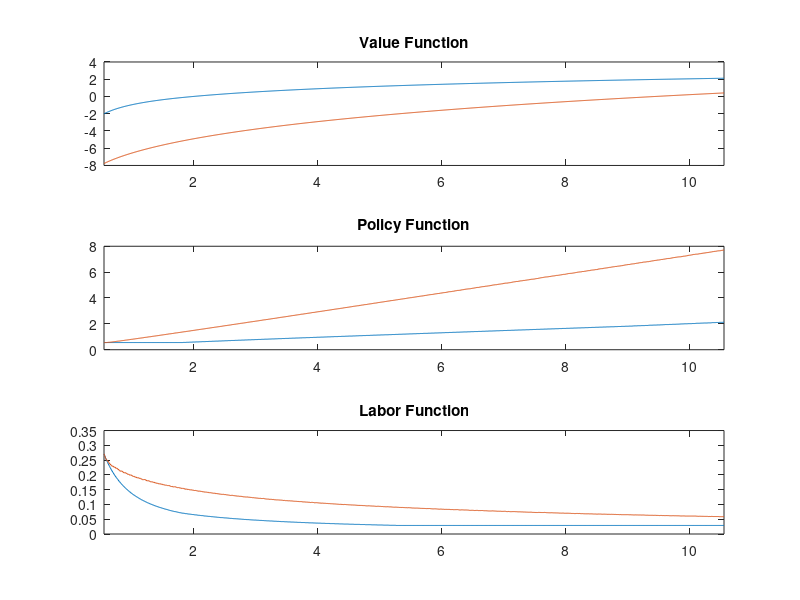
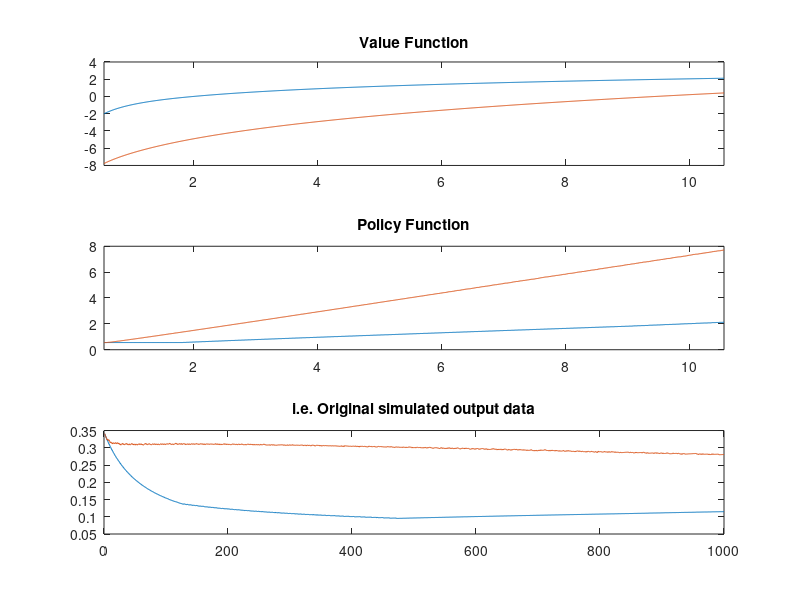

These figures' MATLAB source, in order: (Note: this script raises an error after producing the figures.)
% Weimin Zhou
% Due: 17, Oct, 2018
% This file is to add a labor choice, and redo item 1.
% =======================================================================
clear;clf;close all; cd '~/Desktop/PS4/Q2';  % in order to save png
disp('Solving deterministic version without labor choice by value function iterations')
%% 1. Add productivity shcoks: 1.01 and 1/1.01 with mean equals to one.
% plot value function which contains labor choice.
% ====================================

aalpha = 0.321;           % Elasticity of output w.r.t. capital
bbeta  = 0.988;          % Discount factor
ddelta = .031;          % Depreciation
kappa = 5.24;
nu = 2.0;

%Grid Points
nGridCapital = 1000;
nGridLabor= 1000;

% Productivity values
vProductivity = [1.01; 1/1.01;]';

% Transition matrix
mTransition   = [1/5, 0;
                 0, 4/5];
             
% Steady State
laborSteadyState = 0.2890; %FROM PSQ1_2.m
capitalSteadyState = ((1/bbeta-1+ddelta)/(aalpha*laborSteadyState^(1-aalpha)))^(1/(aalpha-1));
outputSteadyState = capitalSteadyState^aalpha*laborSteadyState^(1-aalpha);
consumptionSteadyState = outputSteadyState-capitalSteadyState*ddelta;

% We generate the grid of capital
vGridCapital = linspace(0.1*capitalSteadyState,1.9*capitalSteadyState,nGridCapital);
vGridLabor=linspace(0.1*laborSteadyState,1.9*laborSteadyState,nGridLabor);
nGridProductivity = length(vProductivity);

% initializing
mOutput           = zeros(nGridCapital,nGridLabor,nGridProductivity);
mValueFunction  = zeros(nGridCapital,nGridProductivity);
%mValueFunction    = ones(nGridCapital,nGridProductivity)*(log(consumptionSteadyState)-kappa*laborSteadyState^(1+1/nu)/(1+1/nu));
mValueFunctionNew = zeros(nGridCapital,nGridProductivity);
mPolicyFunction   = zeros(nGridCapital,nGridProductivity);
mLaborFunction    = zeros(nGridCapital,nGridProductivity);
expectedValueFunction = zeros(nGridCapital,nGridProductivity);

for nCapital=1:nGridCapital
    for nLabor=1:nGridLabor
        for nProductivity=1:nGridProductivity
            mOutput(nCapital,nLabor,nProductivity) = (vGridCapital(nCapital))^aalpha*...
                vProductivity(nProductivity)*(vGridLabor(nLabor))^(1-aalpha);
        end
    end
end

% iteration
tic 
maxDifference = 100.0;
tolerance = 0.00001;
iteration = 0;

while (maxDifference>tolerance)  
%while (iteration<210)
    
    expectedValueFunction = mValueFunction*mTransition';
    
    if (mod(iteration,10)==0 || iteration ==1)
        
    for nProductivity = 1:nGridProductivity
        
        % We start from previous choice (monotonicity of policy function)
        gridCapitalNextPeriod = 1;
        
        for nCapital = 1:nGridCapital
                        
            valueHighSoFar = -1000.0;
            capitalChoice  = vGridCapital(1);
            gridLabor=1;
            
            for nCapitalNextPeriod = gridCapitalNextPeriod:nGridCapital
                
                valueHighSoFar1=-1000.0;
                
                for nLabor = gridLabor:nGridLabor
                    
                consumption = mOutput(nCapital,nLabor,nProductivity)-vGridCapital(nCapitalNextPeriod)+vGridCapital(nCapital)*(1-ddelta);
                valueProvisional =log(consumption)-kappa*vGridLabor(nLabor)^(1+1/nu)/(1+1/nu)+...
                bbeta*expectedValueFunction(nCapitalNextPeriod,nProductivity);              
                
                if (valueProvisional>valueHighSoFar1)
                    valueHighSoFar1=valueProvisional;
                    gridLabor=nLabor;
                    laborChoice=vGridLabor(nLabor);
                else
                    break;
                end
                
                end
                      
                if (valueProvisional>valueHighSoFar)
                    valueHighSoFar = valueProvisional;
                    capitalChoice = vGridCapital(nCapitalNextPeriod);
                    gridCapitalNextPeriod = nCapitalNextPeriod;
                else
                    break; % Imposed improvements to speed up
                end    
                  
            end
            
            mValueFunctionNew(nCapital,nProductivity) = valueHighSoFar;
            mPolicyFunction(nCapital,nProductivity) = capitalChoice;
            mLaborFunction(nCapital,nProductivity)=laborChoice;
            mGridPolicyFunction(nCapital,nProductivity)=gridCapitalNextPeriod;
        end
    end
    
    else
             for nProductivity = 1:nGridProductivity
                
                 for nCapital=1:nGridCapital
                
                consumption = (vGridCapital(nCapital))^aalpha*vProductivity(nProductivity)*...
                    (mLaborFunction(nCapital,nProductivity))^(1-aalpha)-mPolicyFunction(nCapital,nProductivity)+...
                    vGridCapital(nCapital)*(1-ddelta); % ct = yt - kp + (1-delta)*kt
                
                gridCapitalNextPeriod1=mGridPolicyFunction(nCapital,nProductivity);
                
                mValueFunctionNew(nCapital,nProductivity)=log(consumption)-...
                    kappa*mLaborFunction(nCapital,nProductivity)^(1+1/nu)/(1+1/nu)+ ...
                    bbeta*expectedValueFunction(gridCapitalNextPeriod1,nProductivity);
                 end
            end
    end  
    
    maxDifference = max(max(abs(mValueFunctionNew-mValueFunction)));
    mValueFunction = mValueFunctionNew;
    
    iteration = iteration+1;
    if (mod(iteration,10)==0 || iteration ==1)
        fprintf(' Iteration = %d, Sup Diff = %2.8f\n', iteration, maxDifference); 
    end
           
end

disp('Value Function Iterations for the growth model are completed.')
toc
disp('.')
disp('Number of iterations:'); 
disp(iteration-1)
%% Plot
figure(1)
subplot(3,1,1)
plot(vGridCapital,mValueFunction)
xlim([vGridCapital(1) vGridCapital(nGridCapital)])
title('Value Function')

subplot(3,1,2)
plot(vGridCapital,mPolicyFunction)
xlim([vGridCapital(1) vGridCapital(nGridCapital)])
title('Policy Function')

subplot(3,1,3)
plot(vGridCapital,mLaborFunction)
xlim([vGridCapital(1) vGridCapital(nGridCapital)])
title('Labor Function')
saveas(gcf,'21.png')
%% 2. Simulated Economy
% tricks I use: make transition function more diverse, and we could see the
% mean is still close to one, but the graph can give difference between two
% different shocks.

% compare the logged and HP-filtered variance of y, c, i, k, w, w*h/y and h in the model, 
% their persistence, and their co-movement with output. 
% Compare them to the data. Is this a good model to understand business cycle fluctuations?


y = mPolicyFunction.^aalpha.*mLaborFunction.^(1-aalpha);
k = mPolicyFunction;
h = mLaborFunction;

for nProductivity = 1:nGridProductivity
                
    for nCapital=1:nGridCapital
                
      consumption(nCapital,nProductivity) = (vGridCapital(nCapital))^aalpha*vProductivity(nProductivity)*...
                    (mLaborFunction(nCapital,nProductivity))^(1-aalpha)-mPolicyFunction(nCapital,nProductivity)+...
                    vGridCapital(nCapital)*(1-ddelta); % ct = yt - kp + (1-delta)*kt


   end
end

c = consumption;
invest = y - c;
logy = log(y);
var(logy); %logged variance
logk = log(k);
var(logk); %logged variance
logh = log(h);
var(logh); %logged variance
logc = log(c);
var(logc); %logged variance
loginvest = log(invest);
var(loginvest); %logged variance
disp('---------------')
disp('logged variance of some variables in the model for good shock')
disp('    output       capital    hours   consumption      investment  ')
disp([var(logy(:,1)), var(logk(:,1)), var(logh(:,1)), var(logc(:,1)), var(loginvest(:,1))])
disp('logged variance of some variables in the model for bad shock')
disp('    output       capital    hours   consumption      investment  ')
disp([var(logy(:,2)), var(logk(:,2)), var(logh(:,2)), var(logc(:,2)), var(loginvest(:,2))])
disp('---------------')


plot(y)
title('i.e. Original simulated output data')
saveas(gcf,'22y.png')

[gnptrend16, Simulatedy16] = hpfilter(y(:,1),1600);
[gnptrend64, Simulatedy64] = hpfilter(y(:,1),6400);
[gnptrendinf, Simulatedyinf] = hpfilter(y(:,1),Inf);
subplot(2,1,1)
plot(Simulatedy16,'b');
hold all
plot(Simulatedyinf - Simulatedy16,'r');
title('\bf HP filtered Output for Good Shocks');
legend('Cyclical output','Difference');
hold off

[gnptrend16, Simulatedy16] = hpfilter(y(:,2),1600);
[gnptrend64, Simulatedy64] = hpfilter(y(:,2),6400);
[gnptrendinf, Simulatedyinf] = hpfilter(y(:,2),Inf);
subplot(2,1,2)
plot(Simulatedy16,'b');
hold all
plot(Simulatedyinf - Simulatedy16,'r');
title('\bf HP filtered Output for Bad Shocks');
legend('Cyclical output','Difference');
hold off

% compute variance of HP filtered data:
[gnptrend16, Simy] = hpfilter(y,1600);
[gnptrend16, Simk] = hpfilter(k,1600);
[gnptrend16, Simc] = hpfilter(c,1600);
[gnptrend16, Simh] = hpfilter(h,1600);
[gnptrend16, Siminvest] = hpfilter(invest,1600);
disp('---------------')
disp('HP filter variance of some variables in the model for good shock')
disp('    output       capital    hours   consumption      investment  ')
disp([var(Simy(:,1)), var(Simk(:,1)), var(Simh(:,1)), var(Simc(:,1)), var(Siminvest(:,1))])
disp('HP filter variance of some variables in the model for bad shock')
disp('    output       capital    hours   consumption      investment  ')
disp([var(Simy(:,2)), var(Simk(:,2)), var(Simh(:,2)), var(Simc(:,2)), var(Siminvest(:,2))])
disp('---------------')


model = arima(1,0,0); %set AR(1) process for obtaining persistence.
estmdly1 = estimate(model, y(:,1));
pery1 = estmdly1.AR;
estmdly1 = estimate(model, y(:,2));
pery2 = estmdly1.AR;

estmdly1 = estimate(model, k(:,1));
perk1 = estmdly1.AR;
estmdly1 = estimate(model, k(:,2));
perk2 = estmdly1.AR;

estmdly1 = estimate(model, h(:,1));
perh1 = estmdly1.AR;
estmdly1 = estimate(model, h(:,2));
perh2 = estmdly1.AR;

estmdly1 = estimate(model, c(:,1));
perc1 = estmdly1.AR;
estmdly1 = estimate(model, c(:,2));
perc2 = estmdly1.AR;

estmdly1 = estimate(model, invest(:,1));
perinvest1 = estmdly1.AR;
estmdly1 = estimate(model, invest(:,2));
perinvest2 = estmdly1.AR;

disp('---------------')
disp('Persistence of some variables in the model for good shock')
disp('    output       capital    hours   consumption      investment  ')
disp([pery1, perk1, perh1, perc1, perinvest1])
disp('Persistence of some variables in the model for bad shock')
disp('    output       capital    hours   consumption      investment  ')
disp([pery2, perk2, perh2, perc2, perinvest2])
disp('---------------')

fid = fopen('test.txt', 'wt');
fprintf(fid, '%f, %f\n', c(:,1), y(:,1));

A = [y(:,1) k(:,1) h(:,1) c(:,1) invest(:,1)];
R = corrcoef(A)

B = [y(:,2) k(:,2) h(:,2) c(:,2) invest(:,2)];
RB = corrcoef(B)

[contribution]=decomp(y(:,1),k(:,1),h(:,1),c(:,1),invest(:,1));

[contributionbad]=decomp(y(:,2),k(:,2),h(:,2),c(:,2),invest(:,2));

%% for the real data, I use US.data from bea.gov
% MODIFY capital and hours from Table 1.12. National Income by Type of Income
% Here, due to the time limit, I only check the invest coonsumption and
% output data


data = xlsread('download.xls','Sheet1','A1:C284');
output = data(1:284,1);
consumption = data(1:284,2);
investment = data(1:284,3);
% do the same procedure as above. 

disp('---------------')
disp('logged variance of some variables of US data')
disp('    output          consumption           investment  ')
disp([var(log(output)), var(log(consumption)), var(log(investment))])
disp('---------------')



[gnptrend16, output16] = hpfilter(output,1600);
[gnptrendinf, outputinf] = hpfilter(output,Inf);
plot(output16,'b');
hold all
plot(outputinf - output16,'r');
title('\bf HP filtered real US Output from 1947 to 2018');
legend('Cyclical output','Difference');
hold off


% compute variance of HP filtered data:
[gnptrend16, Simy] = hpfilter(output,1600);
[gnptrend16, Simc] = hpfilter(consumption,1600);
[gnptrend16, Siminvest] = hpfilter(investment,1600);
disp('---------------')
disp('HP filter variance of some variables in US data')
disp('    output        consumption      investment  ')
disp([var(Simy), var(Simc), var(Siminvest)])
disp('---------------')


model = arima(1,0,0); %set AR(1) process for obtaining persistence.
estmdly1 = estimate(model, output);
pery1 = estmdly1.AR;

estmdly1 = estimate(model, consumption);
perc1 = estmdly1.AR;

estmdly1 = estimate(model, investment);
perinvest1 = estmdly1.AR;

disp('---------------')
disp('Persistence of some variables in US data')
disp('    output     consumption      investment  ')
disp([pery1, perc1, perinvest1])
disp('---------------')


A = [output consumption investment];
R = corrcoef(A)


[contribution]=decomp1(output,consumption,investment);
%% 3.  impulse response function of output, consumption, investment, capital, wages, labor share and hours to a productivity shock

% execute a Dynare file 5
% specify parameters 7
beta = 0.988;
alpha = 0.321;
sigma = 1;  %log-utility of consumption
sigmae = 0.01;  %variance of shocks
rho = 0.9;   %persistence of shocks
delta = 0.031;
kappa = 5.24;
nu = 2.0;
% without labor
save param_nc alpha beta delta rho sigma sigmae
dynare basic_nc_dynare_alt fast noclearall nolog

%% with labor
cd('~/Desktop/PS4');
save param_nc alpha beta delta rho sigma sigmae kappa nu
dynare basic_nc_dynare_alt fast noclearall nolog
